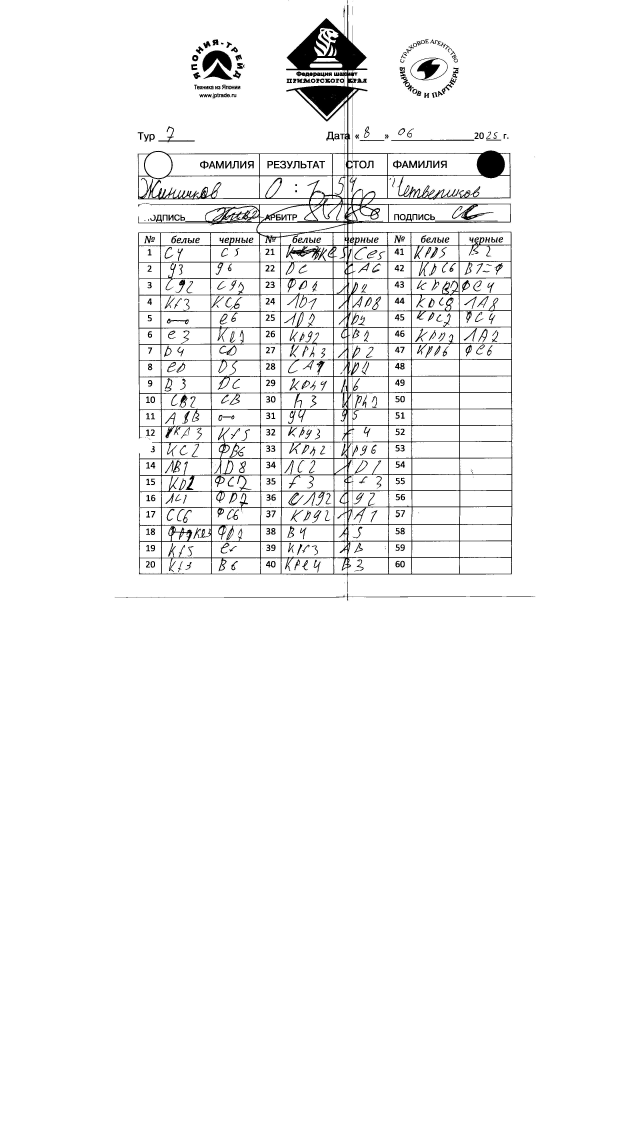
#> input picture data/head/image_0001.jpg, 2550 x 4500 px (shown at 1/4 size)
$ python -i ocr_mser.py   (imports and definitions only)
#> lines starting #> are read from the running program, lines starting #| are printed output that depends on the picture; after the words box and inside, x2 and y2 are one past the last pixel; in counts of white or black regions, pixels touching at a corner belong together
#> further down, picture is the input picture: shape (4500, 2550, 3); min 0, max 255, mean 245.4
"""Split a move cell into MNIST-style glyphs. Not whole-cell OCR.

Whole-cell nets almost never tell e4 from g4. Character-level can tell e from g,
but only after a clean split: Nf3 → N, f, 3 even when the strokes touch.

Pipeline:
  1. Wipe printed grid rules, tight-crop writing (drop empty margins).
  2. MSER on CLAHE gray; keep nested *leaf* regions of glyph-like size
     (about 11–52% of the trimmed writing width).
  3. Vertical blocks from hole-filled ink — true gaps, not the hole in e/8/4.
  4. Over-wide / under-counted blocks are cut at a thin neck (projection +
     stroke thickness + drop-fall), snapped to nearby MSER edges.
  5. Tight-crop each glyph onto a MNIST canvas: 28×28, ink fitted in a 20×20
     box, missing white margin drawn in, center of mass at the canvas center.
"""

from __future__ import annotations

from dataclasses import dataclass
from typing import Any

import cv2
import numpy as np

# LeCun: fit the mark in a 20×20 box, then center it on a 28×28 field.
_MNIST_SIZE = 28
_MNIST_BOX = 20
_WORK_HEIGHT = 96
_MIN_GLYPHS = 1
_MAX_GLYPHS = 5
# A finished chess glyph is typically 18–48% of the trimmed writing width.
_MIN_WIDTH_FRAC = 0.11
_MAX_WIDTH_FRAC = 0.52
# Width / (k * height) ≈ glyph count when letters are glued together.
_GLYPH_ASPECT = 0.70
# A single letter is about as wide as it is tall; more than this is several glyphs.
_WIDE_ASPECT = 1.22


@dataclass(frozen=True, slots=True)
class GlyphBox:
    x1: int
    y1: int
    x2: int
    y2: int

    @property
    def width(self) -> int:
        return self.x2 - self.x1

    @property
    def height(self) -> int:
        return self.y2 - self.y1

    @property
    def area(self) -> int:
        return max(0, self.width) * max(0, self.height)


@dataclass(frozen=True, slots=True)
class Glyph:
    box: GlyphBox
    mnist: np.ndarray


@dataclass(frozen=True, slots=True)
class CellGlyphs:
    content: GlyphBox | None
    expected: int
    glyphs: tuple[Glyph, ...]


def to_gray(image: Any) -> np.ndarray:
    from pathlib import Path

    if isinstance(image, (str, Path)):
        encoded = np.fromfile(str(image), dtype=np.uint8)
        loaded = cv2.imdecode(encoded, cv2.IMREAD_GRAYSCALE)
        if loaded is None:
            raise FileNotFoundError(image)
        return loaded
    array = np.asarray(image)
    if array.ndim == 2:
        return array
    return cv2.cvtColor(array, cv2.COLOR_BGR2GRAY)


def wipe_grid_rules(gray: np.ndarray) -> np.ndarray:
    """Whiten long printed table rules so they are not treated as letters."""

    cleaned = gray.copy()
    dark = cleaned < 190
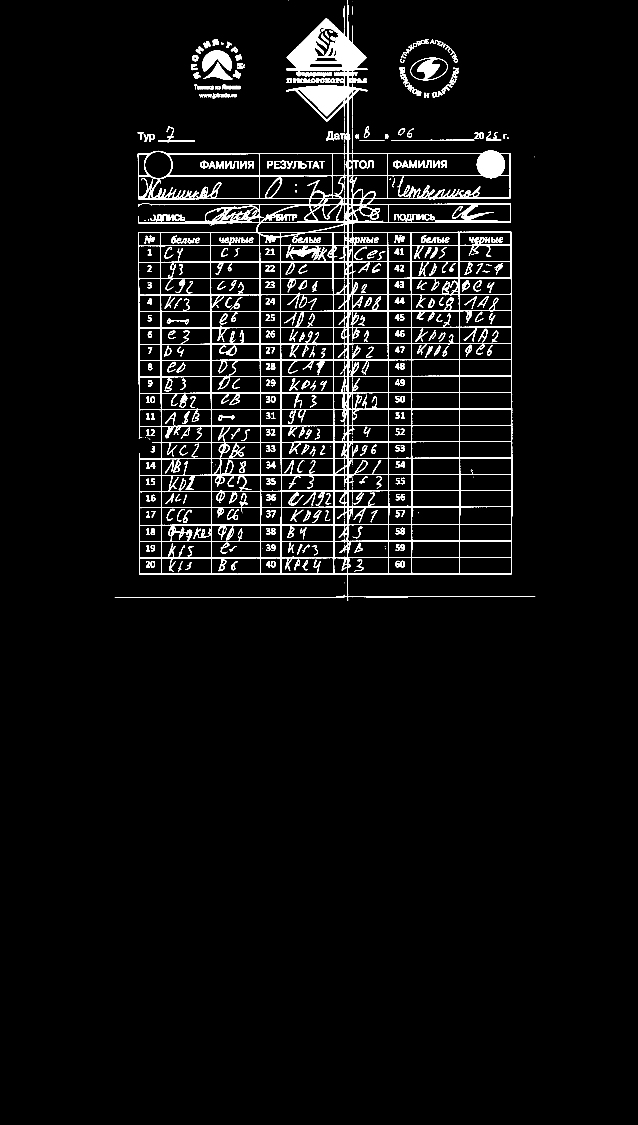
#> dark: shape (4500, 2550) bool (shown at 1/4 size); 3.7% white; 671 white regions (141 under 20 px), largest, box (x1, y1, x2, y2) and area: (459, 19, 2050, 2402) 284081, (809, 202, 927, 287) 5880, (1642, 231, 1791, 321) 4404
    height, width = cleaned.shape
    for x in np.where(np.sum(dark, axis=0) >= max(4, round(height * 0.65)))[0]:
        cleaned[:, max(0, int(x) - 1) : min(width, int(x) + 2)] = 255
#> this loop made 0 passes
    for y in range(height):
        frac = 0.48 if y < 3 or y >= height - 3 else 0.70
        if int(np.sum(dark[y])) >= max(4, round(width * frac)):
            cleaned[max(0, y - 1) : min(height, y + 2), :] = 255
    return cleaned


# [6 lines left out: function ink_mass, not called in this run]


def glyph_boxes(image: Any) -> list[GlyphBox]:
    return [item.box for item in segment_cell(image).glyphs]


def segment_cell(image: Any) -> CellGlyphs:
    gray = wipe_grid_rules(to_gray(image))
    binary = _ink_binary(gray)
    content = _content_bbox(binary)
    if content is None:
        return CellGlyphs(content=None, expected=0, glyphs=())
    crop_g = gray[content.y1 : content.y2, content.x1 : content.x2]
    crop_b = binary[content.y1 : content.y2, content.x1 : content.x2]
    work_g, work_b, scale = _working_image(crop_g, crop_b)
    filled = _fill_holes(work_b)
    mser = _mser_leaves(_mser_boxes(_clahe(work_g)), work_g.shape[1], work_g.shape[0])
    blocks = _merge_close_blocks(_vertical_blocks(filled), filled.shape[0])
    expected = _expected_glyph_count(filled, blocks)
    work_boxes = _choose_boxes(work_b, filled, mser, blocks, expected)
    work_boxes = _drop_tiny(work_boxes, GlyphBox(0, 0, work_b.shape[1], work_b.shape[0]))
    work_boxes = _merge_box_fragments(work_boxes, work_b.shape[1], work_b.shape[0])
    boxes = [
        _map_box(box, scale, content.x1, content.y1, gray.shape[1], gray.shape[0])
        for box in work_boxes
    ]
    boxes = [box for box in boxes if box.width >= 2 and box.height >= 2]
    glyphs = tuple(
        Glyph(box=box, mnist=mnist_pad(gray[box.y1 : box.y2, box.x1 : box.x2]))
        for box in boxes
    )
    return CellGlyphs(content=content, expected=expected, glyphs=glyphs)


def mnist_pad(patch: np.ndarray, *, size: int = _MNIST_SIZE, box: int = _MNIST_BOX) -> np.ndarray:
    """Place one glyph on a white MNIST canvas.

    The ink is tight-cropped, scaled so its longer side is ``box`` pixels
    (aspect kept, edges stay gray), then shifted so its center of mass sits
    on the center of the ``size`` canvas. A tight crop with no paper around
    the stroke still gets a drawn white margin.
    """

    canvas = np.full((size, size), 255, dtype=np.uint8)
    gray = to_gray(patch)
    if gray.size == 0:
        return canvas
    ink = gray < 175
    if not np.any(ink):
        return canvas
    ys, xs = np.where(ink)
    tight = gray[int(ys.min()) : int(ys.max()) + 1, int(xs.min()) : int(xs.max()) + 1]
    height, width = tight.shape
    scale = box / max(height, width, 1)
    new_w = max(1, min(box, int(round(width * scale))))
    new_h = max(1, min(box, int(round(height * scale))))
    interpolation = cv2.INTER_AREA if scale < 1.0 else cv2.INTER_CUBIC
    scaled = cv2.resize(tight, (new_w, new_h), interpolation=interpolation)
    weight = np.clip(255.0 - scaled.astype(np.float32), 0.0, 255.0)
    total = float(weight.sum())
    if total <= 0.0:
        return canvas
    gy, gx = np.indices(scaled.shape)
    cy = float((gy * weight).sum() / total)
    cx = float((gx * weight).sum() / total)
    center = (size - 1) / 2.0
    y0 = int(np.clip(round(center - cy), 0, size - new_h))
    x0 = int(np.clip(round(center - cx), 0, size - new_w))
    canvas[y0 : y0 + new_h, x0 : x0 + new_w] = scaled
    return canvas


def draw_glyph_overlay(image: Any, glyphs: CellGlyphs | None = None) -> np.ndarray:
    array = np.asarray(image)
    canvas = cv2.cvtColor(array, cv2.COLOR_GRAY2BGR) if array.ndim == 2 else array.copy()
    split = glyphs if glyphs is not None else segment_cell(canvas)
    if split.content is not None:
        box = split.content
        cv2.rectangle(canvas, (box.x1, box.y1), (box.x2, box.y2), (220, 160, 40), 1)
    for index, glyph in enumerate(split.glyphs):
        box = glyph.box
        cv2.rectangle(canvas, (box.x1, box.y1), (box.x2, box.y2), (40, 200, 70), 1)
        cv2.putText(
            canvas,
            str(index),
            (box.x1 + 1, max(box.y1 + 10, 10)),
            cv2.FONT_HERSHEY_SIMPLEX,
            0.35,
            (40, 180, 255),
            1,
            cv2.LINE_AA,
        )
    return canvas


# [16 lines left out: functions glyph_montage, mnist_montage, not called in this run]


def _ink_binary(gray: np.ndarray) -> np.ndarray:
    wiped = wipe_grid_rules(gray)
    if wiped.size == 0:
        return np.zeros_like(wiped)
    threshold, binary = cv2.threshold(wiped, 0, 255, cv2.THRESH_BINARY_INV + cv2.THRESH_OTSU)
#> threshold = 43
    if threshold > 245:
        binary = np.where(wiped < 175, 255, 0).astype(np.uint8)
    return binary


def _clahe(gray: np.ndarray) -> np.ndarray:
    return cv2.createCLAHE(clipLimit=2.0, tileGridSize=(4, 4)).apply(gray)


def _working_image(gray: np.ndarray, binary: np.ndarray) -> tuple[np.ndarray, np.ndarray, float]:
    height, width = gray.shape
    if height >= _WORK_HEIGHT:
        return gray, binary, 1.0
    scale = _WORK_HEIGHT / max(height, 1)
    size = (max(8, int(round(width * scale))), _WORK_HEIGHT)
    return (
        cv2.resize(gray, size, interpolation=cv2.INTER_CUBIC),
        cv2.resize(binary, size, interpolation=cv2.INTER_NEAREST),
        scale,
    )


def _map_box(box: GlyphBox, scale: float, origin_x: int, origin_y: int, width: int, height: int) -> GlyphBox:
    return GlyphBox(
        max(0, origin_x + int(round(box.x1 / scale))),
        max(0, origin_y + int(round(box.y1 / scale))),
        min(width, origin_x + int(round(box.x2 / scale))),
        min(height, origin_y + int(round(box.y2 / scale))),
    )


def _content_bbox(binary: np.ndarray) -> GlyphBox | None:
    cleaned = _drop_specks(binary)
    ys, xs = np.where(cleaned > 0)
    if len(xs) < 8:
        return None
    height, width = binary.shape
    pad_x = max(1, round(width * 0.02))
    pad_y = max(1, round(height * 0.03))
    return GlyphBox(
        max(0, int(xs.min()) - pad_x),
        max(0, int(ys.min()) - pad_y),
        min(width, int(xs.max()) + pad_x + 1),
        min(height, int(ys.max()) + pad_y + 1),
    )


def _drop_specks(binary: np.ndarray) -> np.ndarray:
    height, width = binary.shape
    count, labels, stats, _ = cv2.connectedComponentsWithStats(binary, connectivity=8)
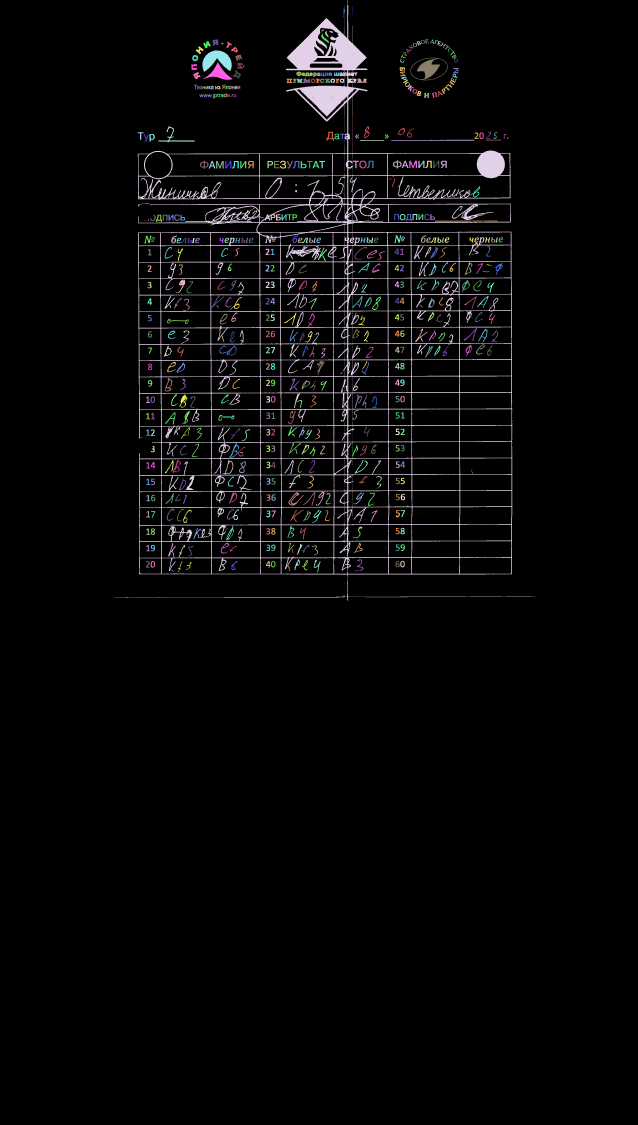
#> labels: shape (4500, 2550) int32 (shown at 1/4 size); 672 distinct labels, from 0 to 671; one colour per label, 0 black
#> count = 672; stats = 672 rows, first 6: [0, 0, 2550, 4500, 11049310], [1152, 0, 2, 1, 2], [1389, 1, 3, 17, 29], [1411, 4, 1, 1, 1], [459, 19, 1591, 2383, 284081], [1376, 21, 1, 1, 1]
    keep = np.zeros_like(binary)
    min_area = max(8, round(height * width * 0.0015))
#> (the rest of the program and of its run is left out)
